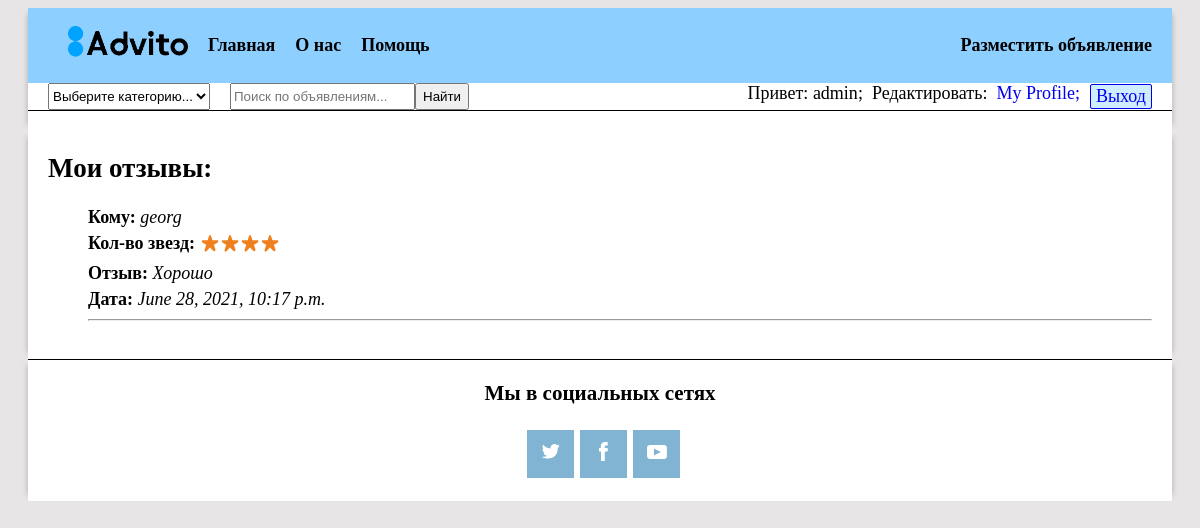
The page /advito/1/profile/reviews/ (signed in) on the database as committed earlier.
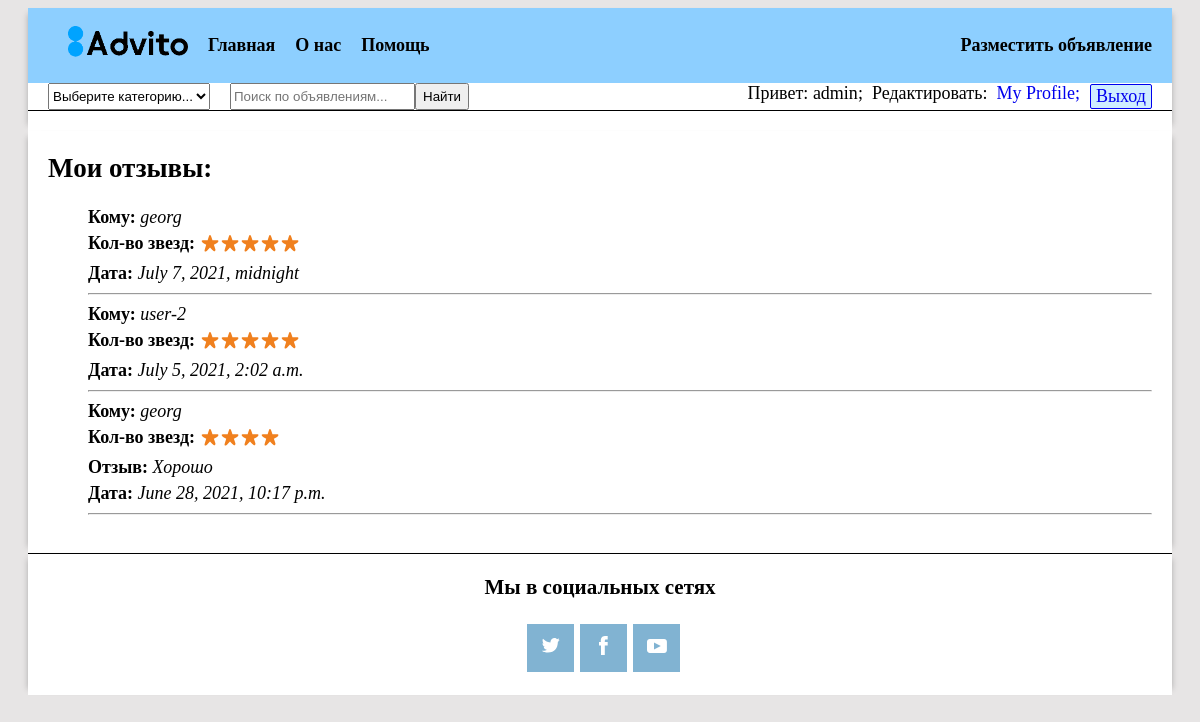
The same page on the database as committed later.
### advito/models.py (models this page shows, shortened)
class Review(models.Model):
    author = models.ForeignKey(Profile, on_delete=models.CASCADE, verbose_name="Автор отзыва")
    to_whom = models.ForeignKey(User, on_delete=models.CASCADE, verbose_name="Кому отзыв")
    rating = models.IntegerField(verbose_name="Оценка", null=True, blank=True)
    text = models.TextField(verbose_name="Отзыв", blank=True, max_length=300)
    date_pub = models.DateTimeField(default=timezone.now, verbose_name="Дата создания")
    date_edit = models.DateTimeField(default=timezone.now, verbose_name="Дата редактирования")

### advito/views_auth.py (the view)
# urls.py: path('<int:user_id>/profile/reviews/', views_auth.profile_review, name='profile_review'),
def profile_review(request, user_id):
    model = Review
    template_name = 'my_auth/profile_review.html'
    context = {}
    categories= CategoryPost.objects.all()
    profile_review = model.objects.filter(author_id=request.user.user_profile.id).order_by('-date_pub')
    context = {'categories': categories, 'reviews': profile_review,}
    return render(request, template_name, context)

### advito/templates/my_auth/profile_review.html (shortened to what this page needs)
{% extends 'base.html' %}
{% load static %}
{% block content %}
<div class="profile-reviews">
  <h1>Мои отзывы:</h1>
  {% if reviews %}
    <ul class="prof-reviews">
      {% for review in reviews %}
        <li class="review">
          <p class="review__name">Кому: <i class="review__name_text">{{ review.to_whom }}</i></p>
          <p class="review__name">Кол-во звезд:&nbsp<i class="stars"> {{ review.rating }}</i></p>
          {% if  review.text %}
            <p class="review__name">Отзыв: <i class="review__name_text">{{ review.text }}</i></p>
          {% endif %}
          <p class="review__name">Дата: <i class="review__name_text">{{ review.date_pub }}</i></p>
        </li>
        <hr>
      {% endfor %}
    </ul>
  {% else %}
    <i>Пока отзывов нет</i>
  {% endif %}
  </div>
{% endblock  %}

Rows that differ between the two databases and show on the page:
added Review: to_whom "georg", date_pub "July 7, 2021, midnight"
added Review: to_whom "user-2", date_pub "July 5, 2021, 2:02 a.m."
